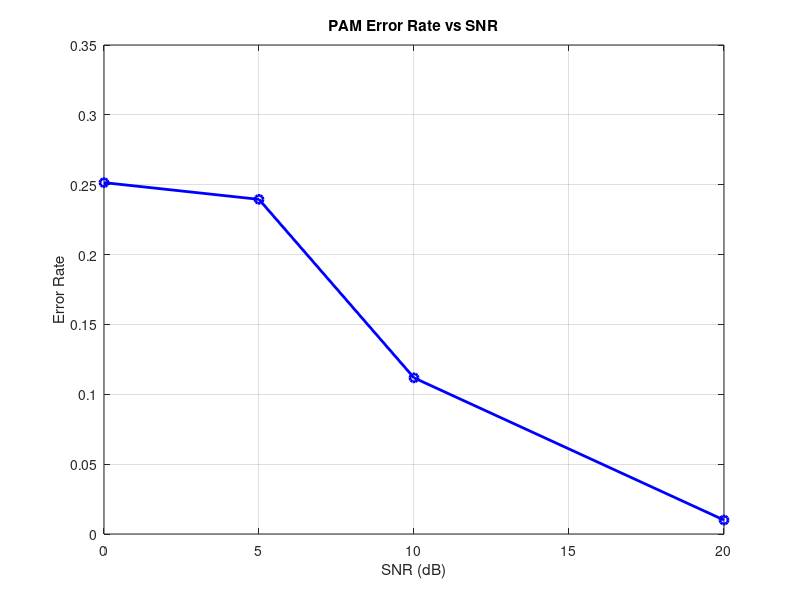
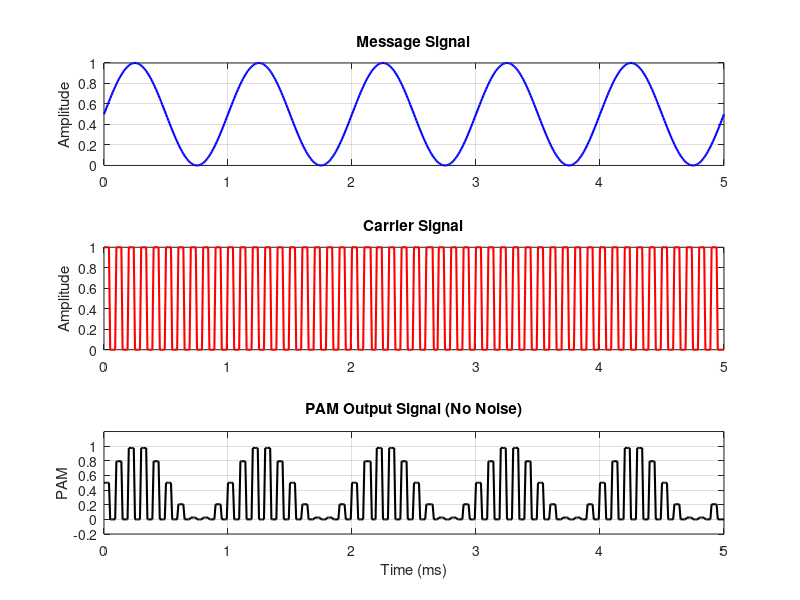
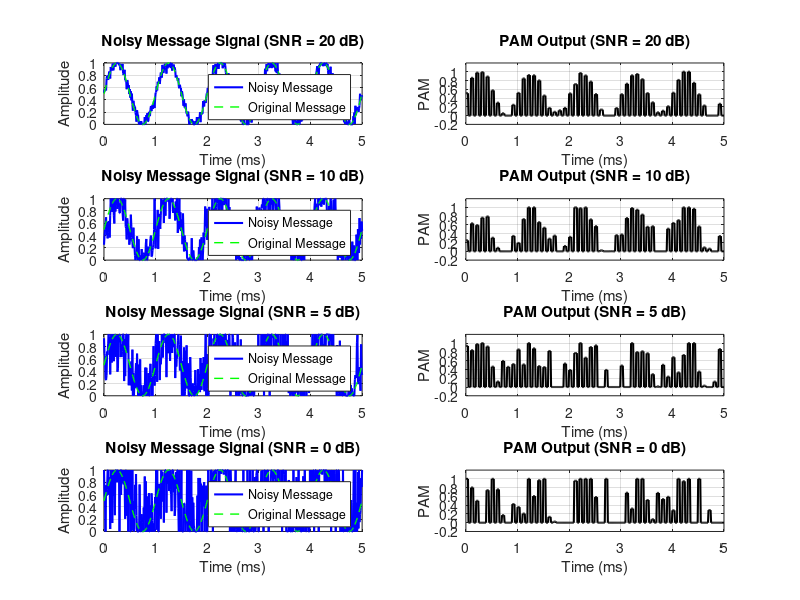

MATLAB code for these plots, in order:
clc;
clear;
close all;

%% 1. Basic Parameters
fs = 100e3;         % Sampling frequency (Hz)
t = 0:1/fs:5e-3;    % Time vector (5 milliseconds)
N = length(t);      % Number of samples

f_msg = 1000;       % Message signal frequency (Hz)
f_carrier = 10e3;   % Carrier frequency (Hz)
pulse_width = 1/(2*f_carrier); % Pulse width (half carrier period)

%% 2. Generate Message Signal
msg = 0.5 * sin(2*pi*f_msg*t) + 0.5; % Message between 0 and 1 for PAM

%% 3. Generate Carrier Signal
% Generate a pulse train as carrier
carrier_period = 1/f_carrier;
pulse_times = 0:carrier_period:(length(t)/fs);
carrier = zeros(size(t));
for i = 1:length(pulse_times)-1
    idx = (t >= pulse_times(i)) & (t < pulse_times(i) + pulse_width);
    carrier(idx) = 1;
end

%% 4. Generate Original PAM Signal
pam_original = zeros(size(t));
for i = 1:length(pulse_times)-1
    msg_idx = find(t >= pulse_times(i), 1);
    if msg_idx <= length(msg)
        idx = (t >= pulse_times(i)) & (t < pulse_times(i) + pulse_width);
        pam_original(idx) = msg(msg_idx);
    end
end

%% 5. Add Noise Section and Analyze Effect
SNR_levels = [20, 10, 5, 0];  % Signal-to-Noise Ratio levels (dB)
error_rates = zeros(length(SNR_levels), 1);

% Quantize PAM for error calculation (e.g., 4 levels for simplicity)
quant_levels = 4;
quant_edges = linspace(0, 1, quant_levels+1);
pam_original_quant = zeros(size(pam_original));
for i = 1:length(pam_original)
    if pam_original(i) > 0
        [~, idx] = min(abs(pam_original(i) - quant_edges));
        pam_original_quant(i) = quant_edges(max(1, idx-1));
    end
end

figure('Name', 'PAM with Noise Analysis');
for i = 1:length(SNR_levels)
    SNR = SNR_levels(i);
    msg_noisy = awgn(msg, SNR, 'measured');
    msg_noisy = max(0, min(1, msg_noisy)); % Clip to [0, 1] for valid PAM
    
    pam_noisy = zeros(size(t));
    for j = 1:length(pulse_times)-1
        msg_idx = find(t >= pulse_times(j), 1);
        if msg_idx <= length(msg_noisy)
            idx = (t >= pulse_times(j)) & (t < pulse_times(j) + pulse_width);
            pam_noisy(idx) = msg_noisy(msg_idx);
        end
    end
    
    % Quantize noisy PAM for error calculation
    pam_noisy_quant = zeros(size(pam_noisy));
    for j = 1:length(pam_noisy)
        if pam_noisy(j) > 0
            [~, idx] = min(abs(pam_noisy(j) - quant_edges));
            pam_noisy_quant(j) = quant_edges(max(1, idx-1));
        end
    end
    
    error_rate = sum(pam_noisy_quant ~= pam_original_quant) / N;
    error_rates(i) = error_rate;
    
    subplot(length(SNR_levels), 2, 2*i-1);
    plot(t*1000, msg_noisy, 'b', 'LineWidth', 1.5);
    hold on;
    plot(t*1000, msg, 'g--', 'LineWidth', 1);
    title(['Noisy Message Signal (SNR = ', num2str(SNR), ' dB)']);
    xlabel('Time (ms)');
    ylabel('Amplitude');
    legend('Noisy Message', 'Original Message');
    grid on;
    
    subplot(length(SNR_levels), 2, 2*i);
    plot(t*1000, pam_noisy, 'k', 'LineWidth', 1.5);
    title(['PAM Output (SNR = ', num2str(SNR), ' dB)']);
    xlabel('Time (ms)');
    ylabel('PAM');
    ylim([-0.2 1.2]);
    grid on;
end

%% 6. Plot Original Signals
figure('Name', 'Original Signals');
subplot(3,1,1);
plot(t*1000, msg, 'b', 'LineWidth', 1.5);
title('Message Signal');
ylabel('Amplitude');
grid on;

subplot(3,1,2);
plot(t*1000, carrier, 'r', 'LineWidth', 1.5);
title('Carrier Signal');
ylabel('Amplitude');
grid on;

subplot(3,1,3);
plot(t*1000, pam_original, 'k', 'LineWidth', 1.5);
title('PAM Output Signal (No Noise)');
xlabel('Time (ms)');
ylabel('PAM');
ylim([-0.2 1.2]);
grid on;

%% 7. Display Error Rates
figure('Name', 'Error Rate vs SNR');
plot(SNR_levels, error_rates, 'bo-', 'LineWidth', 2);
xlabel('SNR (dB)');
ylabel('Error Rate');
title('PAM Error Rate vs SNR');
grid on;

disp('SNR (dB) | Error Rate');
disp('---------+------------');
for i = 1:length(SNR_levels)
    fprintf('%8d | %.6f\n', SNR_levels(i), error_rates(i));
end

%% 8. Save Figures as PNG
output_folder = fullfile(pwd, 'PAM_Outputs');
if ~exist(output_folder, 'dir')
    mkdir(output_folder);
end

fig_handles = findall(0, 'Type', 'figure');
for i = 1:length(fig_handles)
    fig = fig_handles(i);
    fig_name = get(fig, 'Name');
    fig_name = strrep(fig_name, ' ', '_');
    fig_name = strrep(fig_name, ':', '');
    saveas(fig, fullfile(output_folder, [fig_name '.png']));
end

